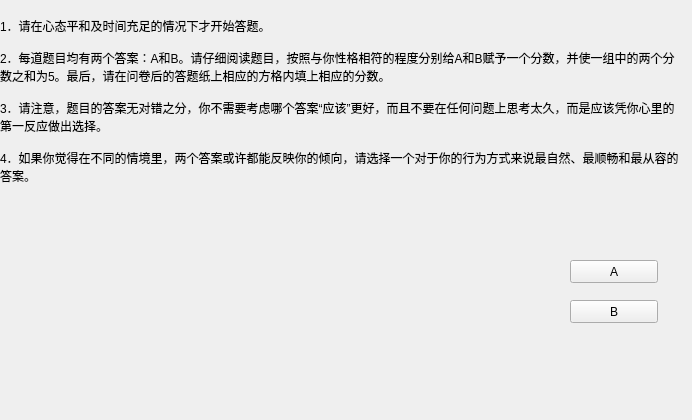
<?xml version="1.0" encoding="UTF-8"?>
<ui version="4.0">
 <class>CMind</class>
 <widget class="QWidget" name="CMind">
  <property name="geometry">
   <rect>
    <x>0</x>
    <y>0</y>
    <width>692</width>
    <height>420</height>
   </rect>
  </property>
  <property name="windowTitle">
   <string>Form</string>
  </property>
  <widget class="QLabel" name="label">
   <property name="geometry">
    <rect>
     <x>0</x>
     <y>5</y>
     <width>681</width>
     <height>191</height>
    </rect>
   </property>
   <property name="autoFillBackground">
    <bool>false</bool>
   </property>
   <property name="text">
    <string>1．请在心态平和及时间充足的情况下才开始答题。

2．每道题目均有两个答案：A和B。请仔细阅读题目，按照与你性格相符的程度分别给A和B赋予一个分数，并使一组中的两个分数之和为5。最后，请在问卷后的答题纸上相应的方格内填上相应的分数。

3．请注意，题目的答案无对错之分，你不需要考虑哪个答案“应该”更好，而且不要在任何问题上思考太久，而是应该凭你心里的第一反应做出选择。

4．如果你觉得在不同的情境里，两个答案或许都能反映你的倾向，请选择一个对于你的行为方式来说最自然、最顺畅和最从容的答案。</string>
   </property>
   <property name="wordWrap">
    <bool>true</bool>
   </property>
  </widget>
  <widget class="QLabel" name="label_edit">
   <property name="geometry">
    <rect>
     <x>10</x>
     <y>220</y>
     <width>521</width>
     <height>171</height>
    </rect>
   </property>
   <property name="text">
    <string/>
   </property>
   <property name="wordWrap">
    <bool>true</bool>
   </property>
  </widget>
  <widget class="QPushButton" name="pb_A">
   <property name="geometry">
    <rect>
     <x>570</x>
     <y>260</y>
     <width>88</width>
     <height>23</height>
    </rect>
   </property>
   <property name="text">
    <string>A</string>
   </property>
  </widget>
  <widget class="QPushButton" name="pb_B">
   <property name="geometry">
    <rect>
     <x>570</x>
     <y>300</y>
     <width>88</width>
     <height>23</height>
    </rect>
   </property>
   <property name="text">
    <string>B</string>
   </property>
  </widget>
 </widget>
 <resources/>
 <connections/>
</ui>
